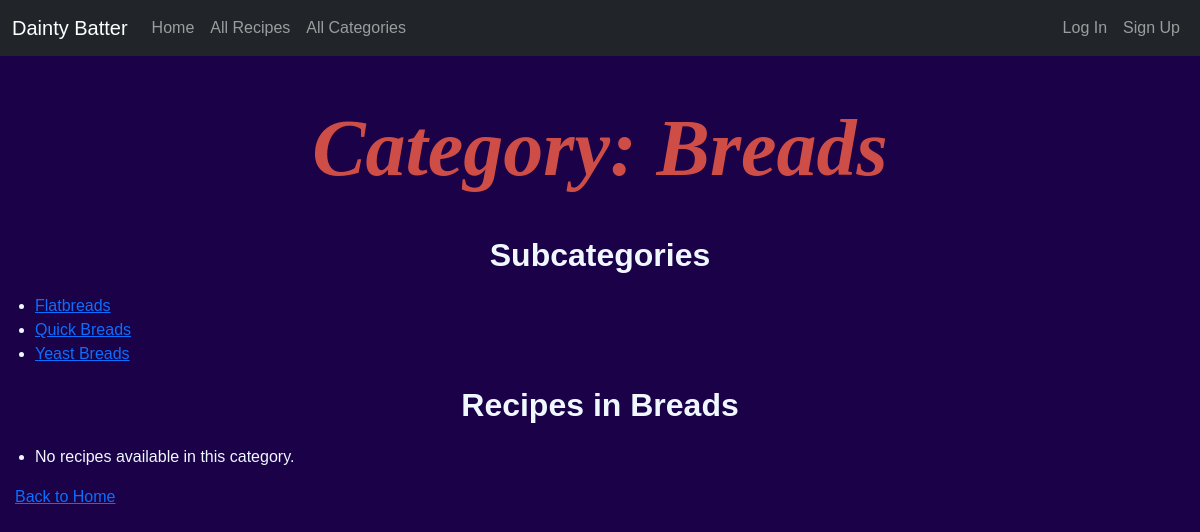
The page /categories/breads/ on the database its author committed.
### catalog/models.py (models this page shows, shortened)
class Category(models.Model):
    id = models.UUIDField(primary_key=True, default=uuid.uuid4, editable=False)
    name = models.CharField(
        max_length=200,
        unique=True,
        help_text='Enter a category of baked good (e.g., Breads, Cakes)'
    )
    parent = models.ForeignKey(
        'self',
        on_delete=models.SET_NULL,
        null=True,
        blank=True,
        related_name='subcategories',
        help_text='Select a parent category if this is a subcategory'
    )
    slug = models.SlugField(
        max_length=200,
        unique=True,
        blank=True,
        help_text='Auto-generated from name if left blank'
    )
    icon = models.ImageField(
        upload_to='category_icons/',
        null=True,
        blank=True,
        help_text='Optional icon for this category'
    )
    color = models.CharField(
        max_length=7,
        blank=True,
        help_text='Optional hex color code (e.g. #ffcc00)'
    )
    category_type = models.CharField(
        max_length=10,
        choices=CATEGORY_TYPE_CHOICES,
        default='main',
        help_text='Main category or subcategory'
    )
    class Meta:
        ordering = ['parent__name', 'name']
        verbose_name_plural = 'Categories'

### catalog/views.py (the view)
# urls.py: path('categories/<slug:slug>/', views.category_detail, name='category_detail'),
def category_detail(request, slug):
    category = get_object_or_404(Category, slug=slug)
    recipes = Recipe.objects.filter(category=category)
    subcategories = category.subcategories.all()
    context = {
        'category': category,
        'recipes': recipes,
        'subcategories': subcategories,
    }
    return render(request, 'categories/category_detail.html', context)

### catalog/templates/categories/category_detail.html (shortened to what this page needs)
{% extends "base.html" %}
{% load static %}
{% block content %}
  <h1>Category: {{ category.name }}</h1>
  {% if subcategories %}
    <h2>Subcategories</h2>
    <ul>
      {% for sub in subcategories %}
        <li>
          <a href="{% url 'category_detail' sub.slug %}">{{ sub.name }}</a>
        </li>
      {% endfor %}
    </ul>
  {% else %}
    <p>No subcategories available.</p>
  {% endif %}
  <h2>Recipes in {{ category.name }}</h2>
  <ul>
    {% for recipe in recipes %}
      <li>
        <a href="{% url 'recipe_detail' recipe.recipe_id %}">{{ recipe.title }}</a>
      </li>
    {% empty %}
      <li>No recipes available in this category.</li>
    {% endfor %}
  </ul>
  <p><a href="{% url 'home' %}">Back to Home</a></p>
{% endblock %}

### catalog/static/style.css (style rules this page uses)
body { background-color: #1A0148; color: aliceblue; text-align: inherit; font-family: "Montserrat", sans-serif; margin: 0; padding: 0; }
h1 { color: #CE4D47; text-align: center; font-family: "Brush Script MT", cursive; font-size: 5em; font-weight: 550; font-style: italic; margin: 0; padding: 20px 0; }
h2 { color: aliceblue; text-align: center; font-family: "Montserrat", sans-serif; font-weight: 600; margin: 20px 0; }
p { color: aliceblue; font-family: "Montserrat", sans-serif; margin: 10px 0; }
ul { color: aliceblue; font-family: "Montserrat", sans-serif; padding-left: 20px; }

### rows shown on the page
Category: name "Breads"
Category: name "Flatbreads"
Category: name "Quick Breads"
Category: name "Yeast Breads"
